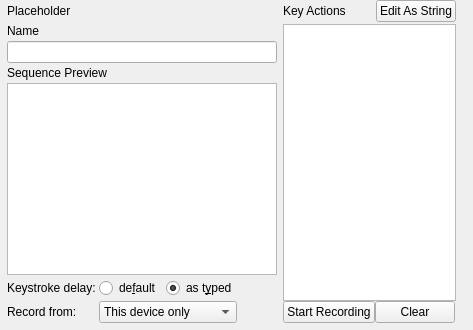
     <widget class="QWidget" name="macroTab">
      <attribute name="title">
       <string>Macro</string>
      </attribute>
      <layout class="QGridLayout" name="gridLayout_7">
       <property name="leftMargin">
        <number>7</number>
       </property>
       <property name="topMargin">
        <number>0</number>
       </property>
       <property name="bottomMargin">
        <number>7</number>
       </property>
       <property name="verticalSpacing">
        <number>2</number>
       </property>
       <item row="2" column="0">
        <layout class="QVBoxLayout" name="verticalLayout_2">
         <property name="spacing">
          <number>3</number>
         </property>
         <property name="sizeConstraint">
          <enum>QLayout::SetNoConstraint</enum>
         </property>
         <item>
          <widget class="QLabel" name="label_2">
           <property name="text">
            <string>Name</string>
           </property>
          </widget>
         </item>
         <item>
          <widget class="QLineEdit" name="pteMacroComment"/>
         </item>
         <item>
          <widget class="QLabel" name="label_3">
           <property name="text">
            <string>Sequence Preview</string>
           </property>
          </widget>
         </item>
         <item>
          <widget class="NoUserInputTextEdit" name="pteMacroText">
           <property name="sizePolicy">
            <sizepolicy hsizetype="Expanding" vsizetype="MinimumExpanding">
             <horstretch>0</horstretch>
             <verstretch>0</verstretch>
            </sizepolicy>
           </property>
           <property name="contextMenuPolicy">
            <enum>Qt::DefaultContextMenu</enum>
           </property>
           <property name="acceptDrops">
            <bool>false</bool>
           </property>
           <property name="inputMethodHints">
            <set>Qt::ImhNoAutoUppercase</set>
           </property>
           <property name="documentTitle">
            <string/>
           </property>
           <property name="undoRedoEnabled">
            <bool>false</bool>
           </property>
           <property name="readOnly">
            <bool>true</bool>
           </property>
           <property name="plainText">
            <string/>
           </property>
           <property name="textInteractionFlags">
            <set>Qt::TextSelectableByKeyboard|Qt::TextSelectableByMouse</set>
           </property>
          </widget>
         </item>
         <item>
          <layout class="QGridLayout" name="gridLayout_6" columnstretch="0,0,0">
           <item row="0" column="1">
            <layout class="QHBoxLayout" name="horizontalLayout_4">
             <item>
              <widget class="QRadioButton" name="rb_delay_default">
               <property name="whatsThis">
                <string>Set delay to default values: 20us up to 15 chars, 200us above</string>
               </property>
               <property name="text">
                <string>de&amp;fault</string>
               </property>
               <property name="checked">
                <bool>false</bool>
               </property>
               <property name="autoExclusive">
                <bool>true</bool>
               </property>
              </widget>
             </item>
             <item>
              <widget class="QRadioButton" name="rb_delay_asTyped">
               <property name="whatsThis">
                <string>Delay will be the same as it was recorded</string>
               </property>
               <property name="text">
                <string>as t&amp;yped</string>
               </property>
               <property name="checked">
                <bool>true</bool>
               </property>
              </widget>
             </item>
            </layout>
           </item>
           <item row="4" column="1">
            <widget class="QComboBox" name="captureTypeBox">
             <property name="sizePolicy">
              <sizepolicy hsizetype="Minimum" vsizetype="Fixed">
               <horstretch>0</horstretch>
               <verstretch>0</verstretch>
              </sizepolicy>
             </property>
             <item>
              <property name="text">
               <string>This device only</string>
              </property>
             </item>
             <item>
              <property name="text">
               <string>All ckb-next devices</string>
              </property>
             </item>
             <item>
              <property name="text">
               <string>All keyboards</string>
              </property>
             </item>
            </widget>
           </item>
           <item row="4" column="2">
            <spacer name="horizontalSpacer_27">
             <property name="orientation">
              <enum>Qt::Horizontal</enum>
             </property>
             <property name="sizeHint" stdset="0">
              <size>
               <width>40</width>
               <height>20</height>
              </size>
             </property>
            </spacer>
           </item>
           <item row="4" column="0">
            <widget class="QLabel" name="label_6">
             <property name="text">
              <string>Record from:</string>
             </property>
            </widget>
           </item>
           <item row="0" column="0">
            <widget class="QLabel" name="label_5">
             <property name="text">
              <string>Keystroke delay:</string>
             </property>
            </widget>
           </item>
          </layout>
         </item>
        </layout>
       </item>
       <item row="2" column="1">
        <layout class="QVBoxLayout" name="verticalLayout_3">
         <property name="spacing">
          <number>0</number>
         </property>
         <item>
          <widget class="QTableView" name="tableView">
           <property name="sizePolicy">
            <sizepolicy hsizetype="Maximum" vsizetype="Expanding">
             <horstretch>0</horstretch>
             <verstretch>0</verstretch>
            </sizepolicy>
           </property>
           <attribute name="horizontalHeaderMinimumSectionSize">
            <number>6</number>
           </attribute>
           <attribute name="horizontalHeaderDefaultSectionSize">
            <number>65</number>
           </attribute>
           <attribute name="horizontalHeaderStretchLastSection">
            <bool>true</bool>
           </attribute>
           <attribute name="verticalHeaderVisible">
            <bool>false</bool>
           </attribute>
          </widget>
         </item>
         <item>
          <layout class="QHBoxLayout" name="horizontalLayout_7">
           <item>
            <widget class="ClickEventPushButton" name="btnStartMacro">
             <property name="sizePolicy">
              <sizepolicy hsizetype="Maximum" vsizetype="Fixed">
               <horstretch>0</horstretch>
               <verstretch>0</verstretch>
              </sizepolicy>
             </property>
             <property name="text">
              <string>Start Recording</string>
             </property>
            </widget>
           </item>
           <item>
            <widget class="QPushButton" name="btnClearMacro">
             <property name="sizePolicy">
              <sizepolicy hsizetype="Maximum" vsizetype="Fixed">
               <horstretch>0</horstretch>
               <verstretch>0</verstretch>
              </sizepolicy>
             </property>
             <property name="text">
              <string>Clear</string>
             </property>
            </widget>
           </item>
          </layout>
         </item>
        </layout>
       </item>
       <item row="1" column="1">
        <layout class="QHBoxLayout" name="horizontalLayout_6">
         <item>
          <widget class="QLabel" name="label_4">
           <property name="sizePolicy">
            <sizepolicy hsizetype="Maximum" vsizetype="Preferred">
             <horstretch>0</horstretch>
             <verstretch>0</verstretch>
            </sizepolicy>
           </property>
           <property name="text">
            <string>Key Actions</string>
           </property>
          </widget>
         </item>
         <item>
          <spacer name="horizontalSpacer_28">
           <property name="orientation">
            <enum>Qt::Horizontal</enum>
           </property>
           <property name="sizeType">
            <enum>QSizePolicy::Preferred</enum>
           </property>
           <property name="sizeHint" stdset="0">
            <size>
             <width>30</width>
             <height>20</height>
            </size>
           </property>
          </spacer>
         </item>
         <item>
          <widget class="QPushButton" name="pushButton">
           <property name="sizePolicy">
            <sizepolicy hsizetype="Minimum" vsizetype="Maximum">
             <horstretch>0</horstretch>
             <verstretch>0</verstretch>
            </sizepolicy>
           </property>
           <property name="maximumSize">
            <size>
             <width>16777215</width>
             <height>22</height>
            </size>
           </property>
           <property name="text">
            <string>Edit As String</string>
           </property>
          </widget>
         </item>
        </layout>
       </item>
       <item row="2" column="2">
        <widget class="QLabel" name="txtBuffer">
         <property name="enabled">
          <bool>false</bool>
         </property>
         <property name="sizePolicy">
          <sizepolicy hsizetype="Fixed" vsizetype="Fixed">
           <horstretch>0</horstretch>
           <verstretch>0</verstretch>
          </sizepolicy>
         </property>
         <property name="maximumSize">
          <size>
           <width>0</width>
           <height>0</height>
          </size>
         </property>
         <property name="contextMenuPolicy">
          <enum>Qt::NoContextMenu</enum>
         </property>
         <property name="toolTip">
          <string notr="true"/>
         </property>
         <property name="toolTipDuration">
          <number>0</number>
         </property>
         <property name="statusTip">
          <string notr="true"/>
         </property>
         <property name="whatsThis">
          <string notr="true"/>
         </property>
         <property name="frameShadow">
          <enum>QFrame::Plain</enum>
         </property>
         <property name="lineWidth">
          <number>0</number>
         </property>
         <property name="text">
          <string/>
         </property>
         <property name="textFormat">
          <enum>Qt::PlainText</enum>
         </property>
         <property name="indent">
          <number>0</number>
         </property>
         <property name="textInteractionFlags">
          <set>Qt::NoTextInteraction</set>
         </property>
        </widget>
       </item>
       <item row="1" column="0">
        <widget class="QLabel" name="lbl_macro">
         <property name="text">
          <string notr="true">Placeholder</string>
         </property>
        </widget>
       </item>
      </layout>
     </widget>
